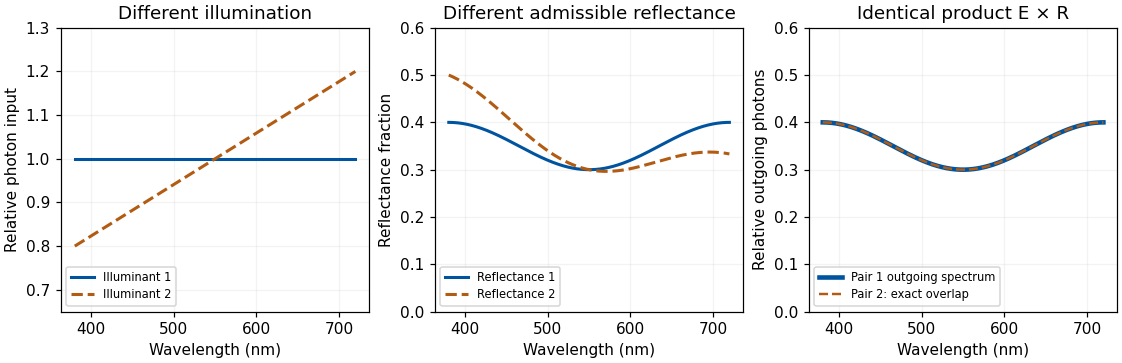

The script that saved this image:
from pathlib import Path
import numpy as np
import matplotlib
matplotlib.use("Agg")
import matplotlib.pyplot as plt
plt.rcParams.update({"font.size":10,"figure.facecolor":"white","axes.facecolor":"white","savefig.facecolor":"white"})
fig,ax=plt.subplots(1,3,figsize=(10.2,3.3),layout="constrained")
x=np.linspace(380,720,681);E1=np.ones_like(x);E2=.8+.4*(x-380)/340;R1=.35+.05*np.cos(2*np.pi*(x-380)/340);R2=R1/E2
assert np.all((R1>=0)&(R1<=1)&(R2>=0)&(R2<=1));assert np.max(np.abs(E1*R1-E2*R2))<1e-14
for arr,label,col,style in [(E1,"Illuminant 1","#00549f","-"),(E2,"Illuminant 2","#b25b13","--")]:ax[0].plot(x,arr,label=label,color=col,lw=2,ls=style)
for arr,label,col,style in [(R1,"Reflectance 1","#00549f","-"),(R2,"Reflectance 2","#b25b13","--")]:ax[1].plot(x,arr,label=label,color=col,lw=2,ls=style)
ax[2].plot(x,E1*R1,label="Pair 1 outgoing spectrum",color="#00549f",lw=3);ax[2].plot(x,E2*R2,label="Pair 2: exact overlap",color="#b25b13",lw=1.6,ls="--")
ax[0].set(title="Different illumination",ylabel="Relative photon input",ylim=(.65,1.3))
ax[1].set(title="Different admissible reflectance",ylabel="Reflectance fraction",ylim=(0,.6))
ax[2].set(title="Identical product E × R",ylabel="Relative outgoing photons",ylim=(0,.6))
for a in ax:a.set_xlabel("Wavelength (nm)");a.set_xticks([400,500,600,700]);a.legend(fontsize=7.5,loc="lower left");a.grid(alpha=.15)
fig.savefig(Path.cwd()/"2022-illuminant-reflectance-ambiguity.png",dpi=110,transparent=False)
